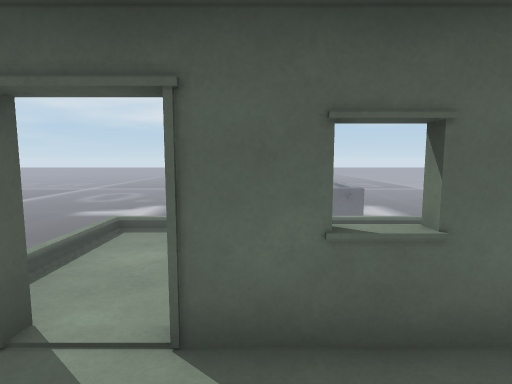
view 1 (above)

24 first-person views from a walk through a scene from a Unity 3-D project. The camera is 1.5 m above the floor, tilts 6° down and sees 80° across. The floor is counted in squares, 1 m on a side. Each view is taken from the middle of a square. On the plan, view 1 faces up. The plan holds only what a view shows up to about 15 squares ahead; the rest is blank. The place goes on beyond the plan.

view 2
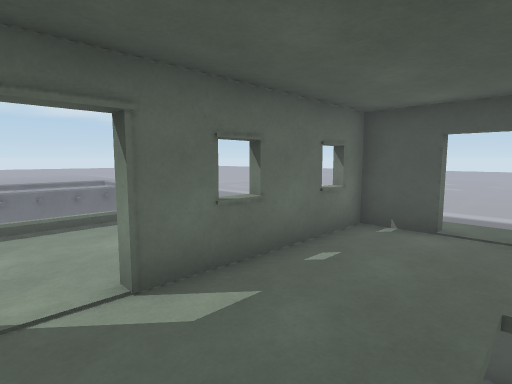

view 3
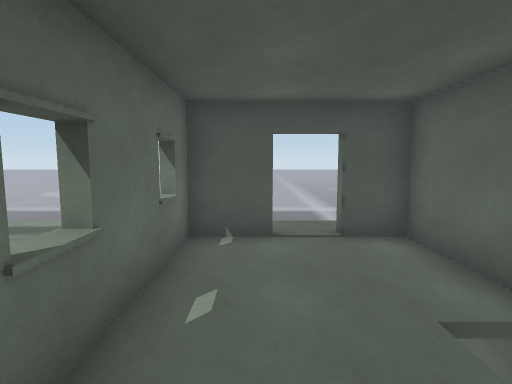

view 4
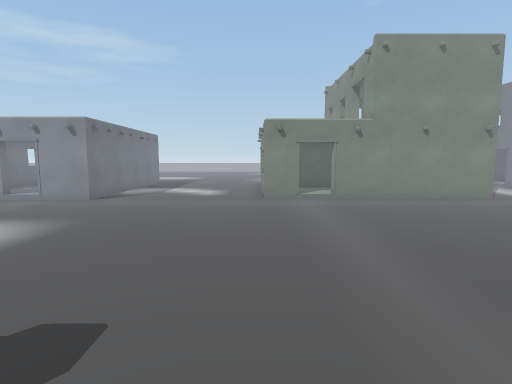

view 5
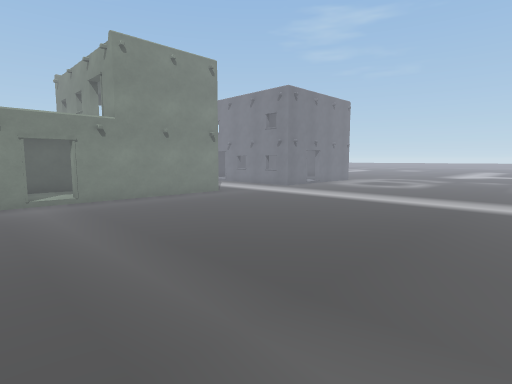

view 6
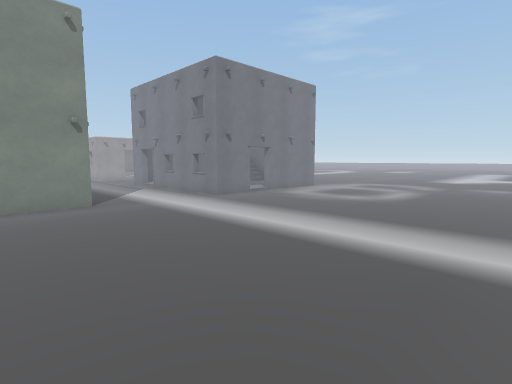

view 7
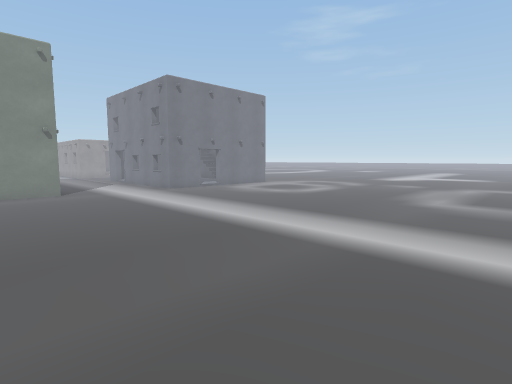

view 8
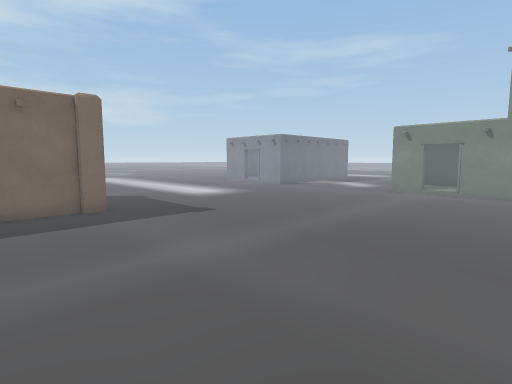

view 9
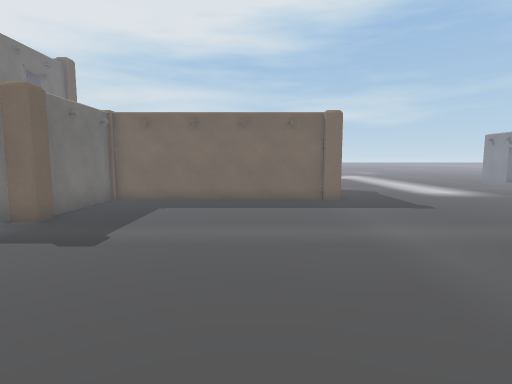

view 10
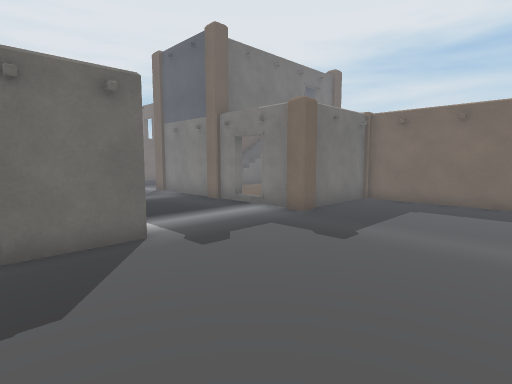

view 11
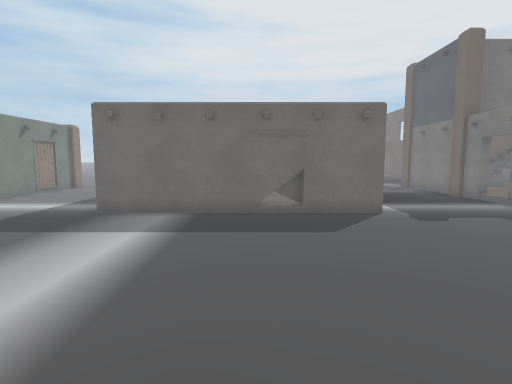

view 12
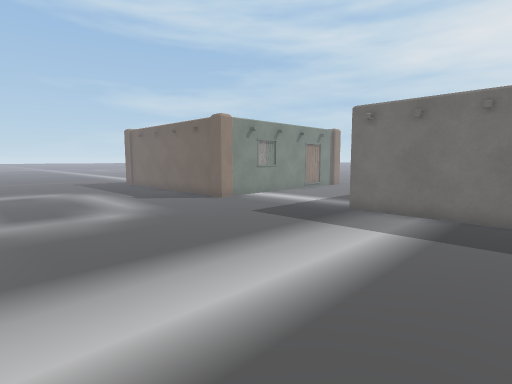

view 13
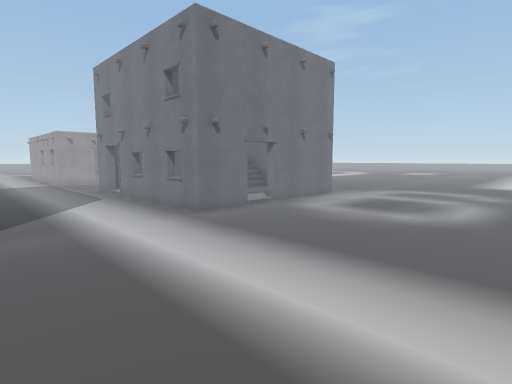

view 14
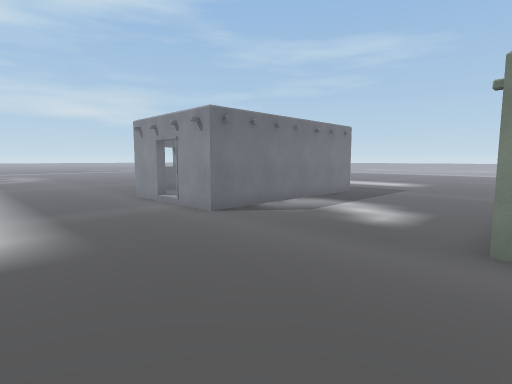

view 15
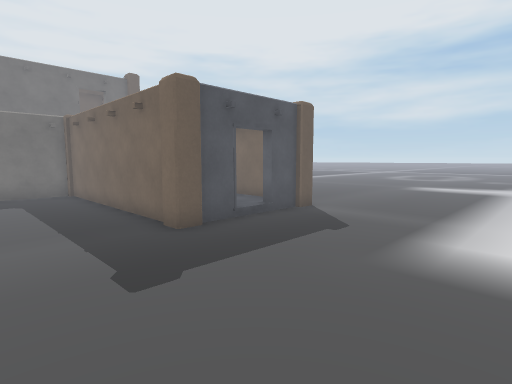

view 16
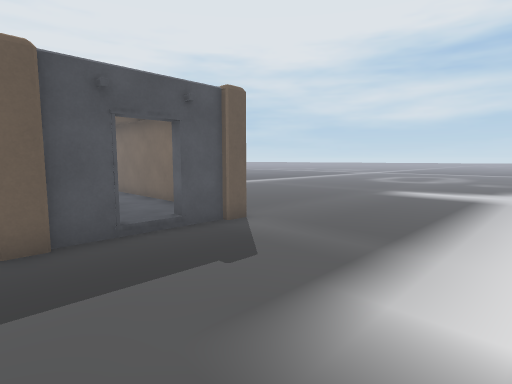

view 17
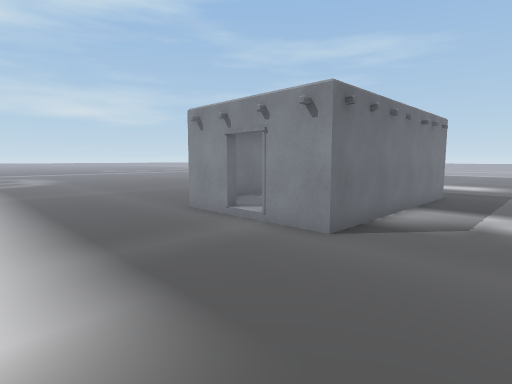

view 18
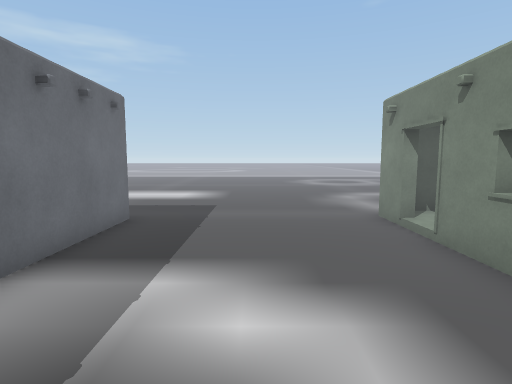

view 19
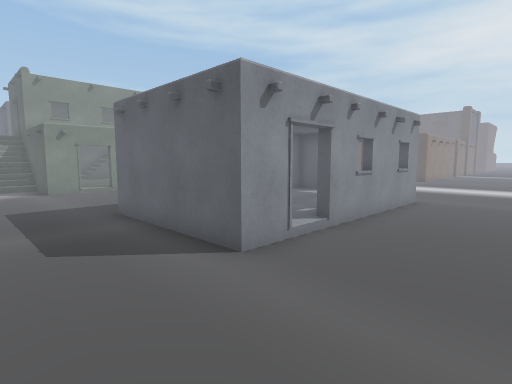

view 20
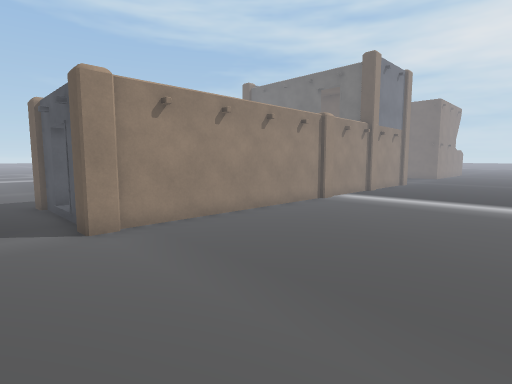

view 21
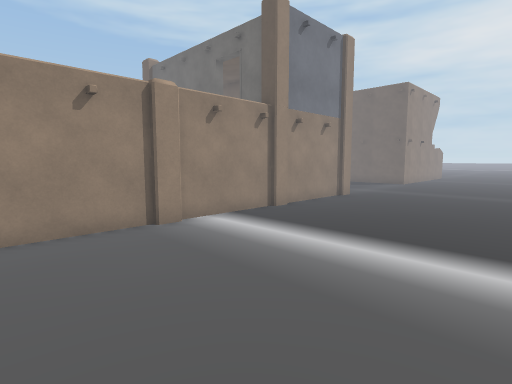

view 22
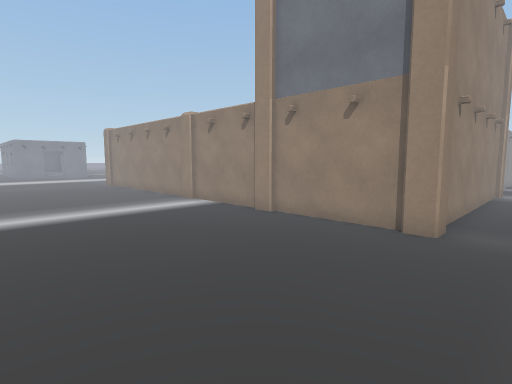

view 23
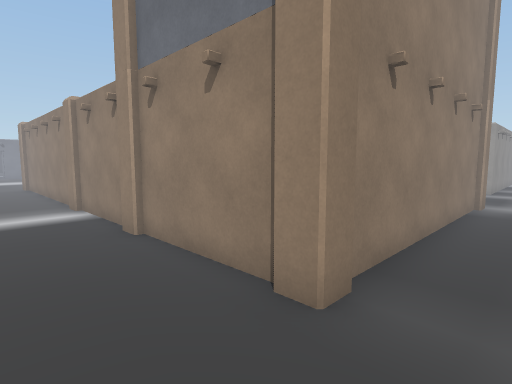

view 24
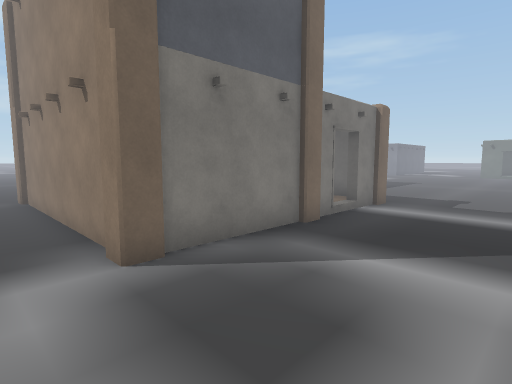

### Floor plan
Key: @ floor where view 1 was taken; # wall or solid block; . main floor; : floor 0.25 m higher than the main floor; + floor 2.75 m higher than the main floor; * floor 3 m higher than the main floor; / step, stairs or slope; B building.
Columns run from 34 left of view 1 to 8 right of it. Each row starts with its distance up from view 1.
 22 . ..... ..... ........... .......   ..... .
 21 ......................... ................
 20 ...........................................
 19 ...........................................
 18 ..............................##B#B##:##...
 17 ..............................##       #...
 16 ...............................        #...
 15 ..B#################..........B        #..
 14 ..#                #..........##      B#...
 13 ..#                /...........########....
 12 ..#                #.......................
 11  .#       B#########.......................
 10  .B       #................................
  9  .#       #................................
  8 ..#       #................................
  7 ..####BB B#B...............................
  6 ......B........................B       *...
  5 ...............................*       *.
  4 ...............................B
  3  ..............................BB BBB BB
  2 . .....  ......................#BBBBBBB#
  1   #       #....................# +     #
  0   #       #....................#  @
 -1   #       B....................#+ BB   #
 -2           B....................#     ###
 -3           #............................
 -4           #...............................
 -5           #...............................
 -6           #..............................
 -7          ......................#B####/##
 -8        ........................        #
 -9       ........................BB
-10     ..........................#B
-11     ...........................
-12     #B##BB##...................
-13            #...................

Where each view was taken, in squares from view 1:
view 1: 0 up, 0 right, facing up
view 2: 1 down, 2 left, facing up-right
view 3: 1 up, 1 left, facing right
view 4: 7 up, 15 left, facing right
view 5: 7 up, 15 left, facing down-right
view 6: 1 up, 14 left, facing down-right
view 7: 1 up, 18 left, facing down-right
view 8: 1 up, 18 left, facing up-right
view 9: 1 down, 18 left, facing up
view 10: 1 down, 18 left, facing up-left
view 11: 2 down, 15 left, facing left
view 12: 2 down, 15 left, facing down-left
view 13: 2 down, 11 left, facing down-right
view 14: 6 up, 9 left, facing up-right
view 15: 7 up, 9 left, facing up-left
view 16: 10 up, 9 left, facing up-left
view 17: 10 up, 9 left, facing up-right
view 18: 10 up, 3 left, facing right
view 19: 22 up, 8 right, facing down-left
view 20: 22 up, 13 left, facing down-left
view 21: 22 up, 20 left, facing down-left
view 22: 22 up, 34 left, facing down-right
view 23: 18 up, 34 left, facing down-right
view 24: 2 up, 34 left, facing up-right
